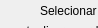
     <widget class="QWidget" name="page_4">
      <property name="geometry">
       <rect>
        <x>0</x>
        <y>0</y>
        <width>98</width>
        <height>28</height>
       </rect>
      </property>
      <attribute name="label">
       <string>ENTIDADE</string>
      </attribute>
      <widget class="QLineEdit" name="lat_entidade_line_atual">
       <property name="geometry">
        <rect>
         <x>10</x>
         <y>120</y>
         <width>231</width>
         <height>27</height>
        </rect>
       </property>
      </widget>
      <widget class="QLabel" name="label_33">
       <property name="geometry">
        <rect>
         <x>40</x>
         <y>0</y>
         <width>171</width>
         <height>21</height>
        </rect>
       </property>
       <property name="text">
        <string>Selecionar produtor para</string>
       </property>
      </widget>
      <widget class="QLabel" name="long_entidade_label_2">
       <property name="geometry">
        <rect>
         <x>50</x>
         <y>150</y>
         <width>141</width>
         <height>17</height>
        </rect>
       </property>
       <property name="text">
        <string>Longitude (Decimais)</string>
       </property>
      </widget>
      <widget class="QPushButton" name="atual_entid_pushButton">
       <property name="geometry">
        <rect>
         <x>10</x>
         <y>210</y>
         <width>231</width>
         <height>27</height>
        </rect>
       </property>
       <property name="text">
        <string>Atualizar entidade</string>
       </property>
      </widget>
      <widget class="QLabel" name="nome_entidade_label_2">
       <property name="geometry">
        <rect>
         <x>70</x>
         <y>50</y>
         <width>111</width>
         <height>17</height>
        </rect>
       </property>
       <property name="text">
        <string>Nome Entidade</string>
       </property>
      </widget>
      <widget class="QLineEdit" name="long_entidade_line_atual">
       <property name="geometry">
        <rect>
         <x>10</x>
         <y>170</y>
         <width>231</width>
         <height>27</height>
        </rect>
       </property>
      </widget>
      <widget class="QLabel" name="lat_entidade_label_2">
       <property name="geometry">
        <rect>
         <x>60</x>
         <y>100</y>
         <width>131</width>
         <height>17</height>
        </rect>
       </property>
       <property name="text">
        <string>Latitude (Decimais)</string>
       </property>
      </widget>
      <widget class="QPushButton" name="excluir_entid_pushButton">
       <property name="geometry">
        <rect>
         <x>10</x>
         <y>250</y>
         <width>231</width>
         <height>27</height>
        </rect>
       </property>
       <property name="text">
        <string>Excluir entidade</string>
       </property>
      </widget>
      <widget class="QComboBox" name="add_entidade_comboBox">
       <property name="geometry">
        <rect>
         <x>10</x>
         <y>70</y>
         <width>231</width>
         <height>27</height>
        </rect>
       </property>
      </widget>
      <widget class="QLabel" name="label_50">
       <property name="geometry">
        <rect>
         <x>20</x>
         <y>20</y>
         <width>221</width>
         <height>21</height>
        </rect>
       </property>
       <property name="text">
        <string>atualizar coordenadas ou excluir </string>
       </property>
      </widget>
     </widget>
